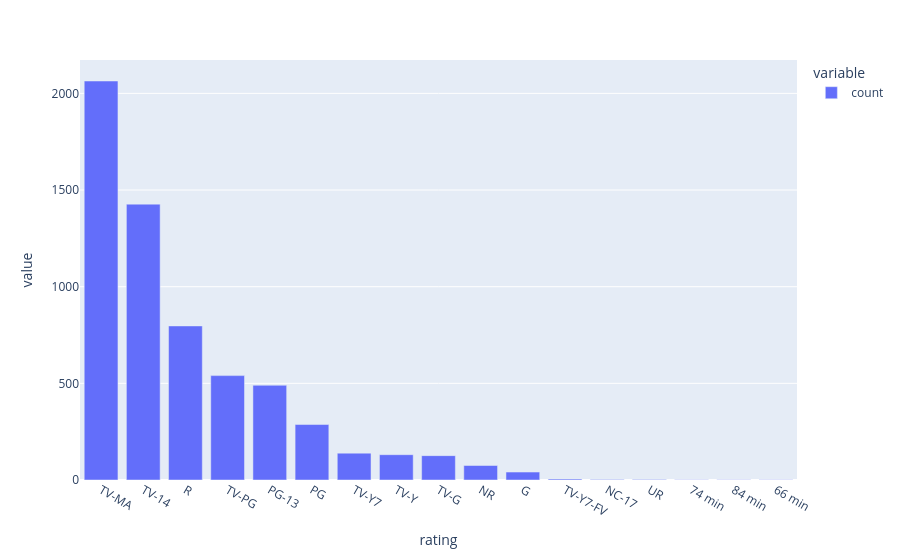

This figure's notebook cell:
### Code cell
# bar plot to display categorical data
px.bar(dfm['rating'].value_counts())

### Figure 1 — Plotly figure (JSON) as saved in the notebook; plotly's stock layout.template omitted (floating-point values rounded to 4 significant figures)
{"data": [{"hovertemplate": "variable=count<br>rating=%{x}<br>value=%{y}<extra></extra>", "legendgroup": "count", "marker": {"color": "#636efa", "pattern": {"shape": ""}}, "name": "count", "orientation": "v", "showlegend": true, "textposition": "auto", "type": "bar", "x": ["TV-MA", "TV-14", "R", "TV-PG", "PG-13", "PG", "TV-Y7", "TV-Y", "TV-G", "NR", "G", "TV-Y7-FV", "NC-17", "UR", "74 min", "84 min", "66 min"], "xaxis": "x", "y": [2064, 1427, 797, 540, 490, 287, 139, 131, 126, 75, 41, 5, 3, 3, 1, 1, 1], "yaxis": "y"}], "layout": {"barmode": "relative", "legend": {"title": {"text": "variable"}, "tracegroupgap": 0}, "margin": {"t": 60}, "xaxis": {"anchor": "y", "domain": [0, 1], "title": {"text": "rating"}}, "yaxis": {"anchor": "x", "domain": [0, 1], "title": {"text": "value"}}}}
